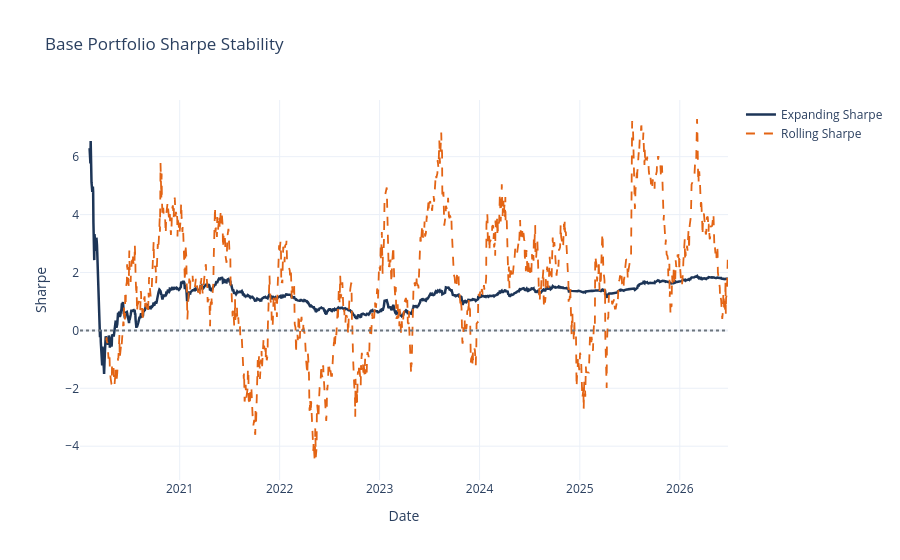

Notebook code for this chart:
### Code cell
# Cell: Build Base Risk Report
base_returns = portfolio_return_series(return_matrix, base_weights)
base_nav = portfolio_nav_series(base_returns)
base_drawdown = rolling_drawdown(base_nav)
base_expanding_sharpe = expanding_sharpe_series(base_returns, min_periods=21)
base_rolling_sharpe = rolling_sharpe_series(base_returns, window=min(63, max(21, len(base_returns) // 3)))
base_report = build_portfolio_risk_report(return_matrix, base_weights)

display(pd.DataFrame([base_report]).T.rename(columns={0: "value"}))
sharpe_stability_chart(base_expanding_sharpe, base_rolling_sharpe, title="Base Portfolio Sharpe Stability")

### Figure 1 — Plotly figure (JSON) as saved in the notebook; plotly's stock layout.template omitted (floating-point values rounded to 4 significant figures; data arrays with more than 128 entries replaced by an {"elided": "..."} marker saying what was removed)
{"data": [{"line": {"color": "#1d3557", "width": 2.5}, "mode": "lines", "name": "Expanding Sharpe", "type": "scatter", "x": {"elided": "1615 str values"}, "y": {"elided": "1615 float values"}}, {"line": {"color": "#e36414", "dash": "dash", "width": 1.8}, "mode": "lines", "name": "Rolling Sharpe", "type": "scatter", "x": {"elided": "1615 str values"}, "y": {"elided": "1615 float values"}}], "layout": {"shapes": [{"line": {"color": "#6c757d", "dash": "dot"}, "type": "line", "x0": 0, "x1": 1, "xref": "x domain", "y0": 0, "y1": 0, "yref": "y"}], "title": {"text": "Base Portfolio Sharpe Stability"}, "xaxis": {"title": {"text": "Date"}}, "yaxis": {"title": {"text": "Sharpe"}}}}
